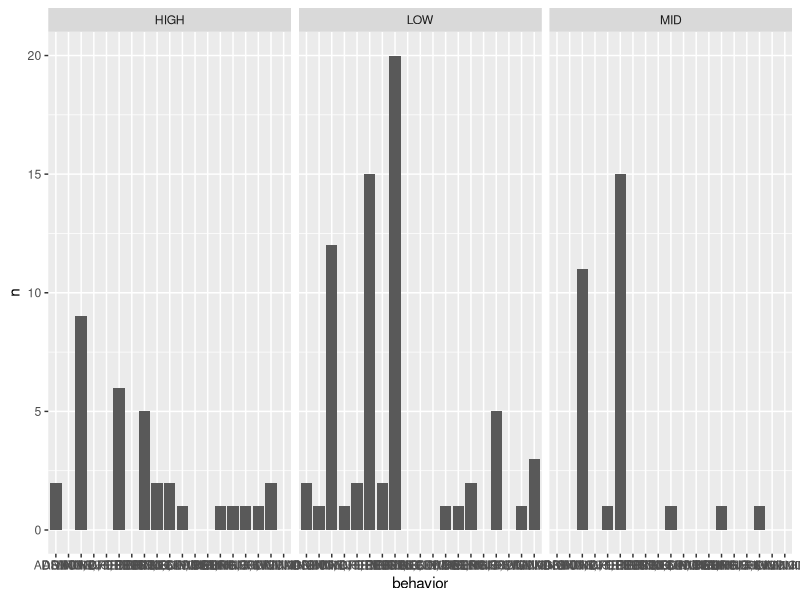
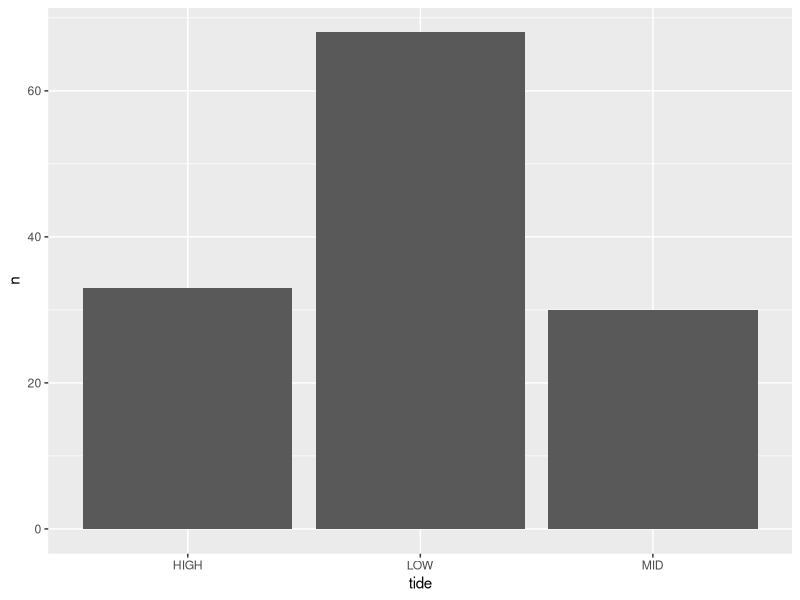

Source code (R) for these figures, in order:
## ---- chunk 1
library(tidyverse)
library(lubridate)
## ---- chunk 2
#2023
all_bird_untidy_2023 <- read_csv("loons_2023.csv")
loons_2023 <- read_csv("loons_2023.csv")

#2024
loons_2024 <- read_csv("loons_2024.csv")
## ---- chunk 3
#assigning exposure level to locations
loons_2023 <- loons_2023 %>% 
  mutate(shelter_gradient = case_when(location == "BAR HARBOR PIER" ~ "exposed",
                                      location == "SEAL HARBOR BEACH" ~ "moderate",
                                      location == "BRACY HARBOR" ~ "moderate",
                                      location == "NORTHEAST HARBOR" ~ "moderately_sheltered",
                                      location == "SOMES SOUND" ~ "sheltered",
                                      location == "SOUTHWEST HARBOR" ~ "moderately_sheltered",
                                      location == "SEAWALL" ~ "exposed",
                                      location == "SEAL COVE" ~ "moderately_exposed",
                                      location == "SAND BEACH" ~ "moderately_exposed"))
 
#releveling the exposure levels from most exposed to least exposed 
shelter_factor <- fct_relevel(loons_2023$shelter_gradient, c(
                "exposed", 
                "moderately_exposed",
                "moderate",
                "moderately_sheltered",
                "sheltered"))

#saving a dataset to include only loons and the shelter factor
loons_2023 <- loons_2023 %>% 
  mutate(shelter_factor = shelter_factor) %>% 
  filter(species == "COMMON LOON")

#counting how many different exposure observations we have
loons_2023 %>% 
  count(shelter_factor)
## ---- chunk 4
loons_2023 <- loons_2023 %>% 
  mutate(meters_offshore = as.numeric(meters_offshore)) %>% 
  mutate(latitude = as.numeric(latitude)) %>% 
  mutate(longitude = as.numeric(longitude)) %>% 
  mutate(barometer = as.numeric(barometer)) %>% 
  mutate(date = as_date(date, format = "%m/%d/%Y")) %>% 
  mutate(time = hms::as_hms(time)) %>% 
  select(-year, -day, -month)

glimpse(loons_2023)
## ---- chunk 5
#determining how many locations we have
unique(loons_2023$location)

#renaming to fit tidy format? we'll see if we have to do this...
#...
## ---- chunk 6
unique(loons_2023$behavior)
## ---- chunk 7
loons_2023 %>% 
  mutate(tide_value = case_when(tide == "LOW" ~ 1,
                                tide == "MID" ~ 2,
                                tide == "HIGH" ~ 3)) %>% 
  count(behavior, tide)%>% 
  ggplot(aes(x = behavior, y = n)) +
  geom_col() +
  facet_wrap(~ tide)
loons_2023 %>% 
  count(tide) %>% 
  ggplot(aes(x = tide, y = n)) +
      geom_col()
